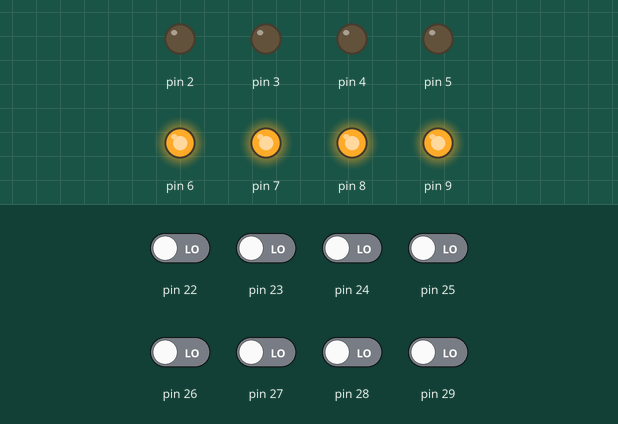
Simulated run of this sketch. Board: Arduino Mega 2560, built with avr-gcc and run on an emulated ATmega2560. On the bench: output pins drawn as LEDs (lit = HIGH). The test bench sets the inputs (shaded band); at power-on: pin 22–29 LOW.

Above: at 1.2 s.
1.3 s: pin 26 driven HIGH
At 2.4 s:
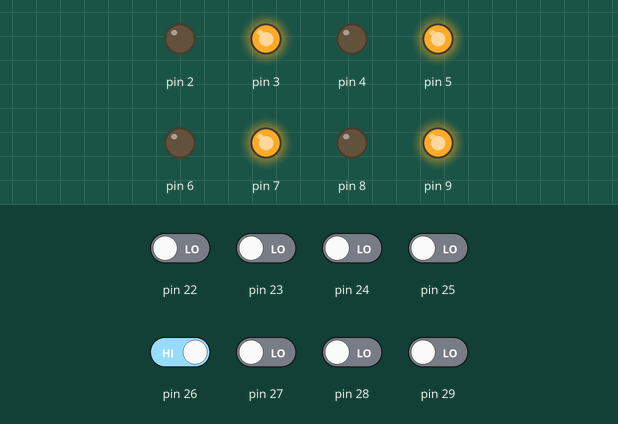
2.8 s: pin 26 driven LOW
At 3.5 s:
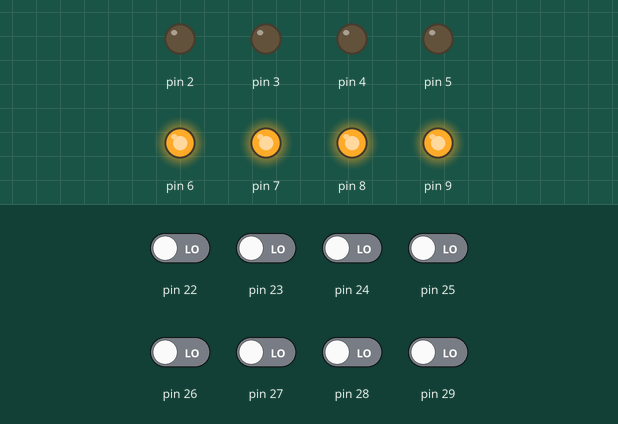
4.3 s: pin 27 driven HIGH
At 4.7 s:
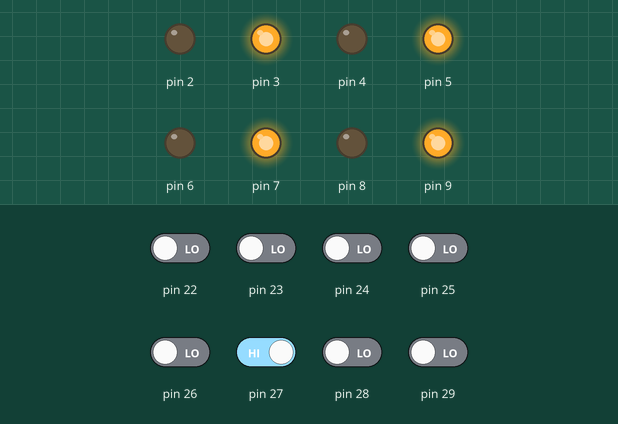
Timing chart, 0 to 7.3 s (numbered marks = the images above; inputs shaded):
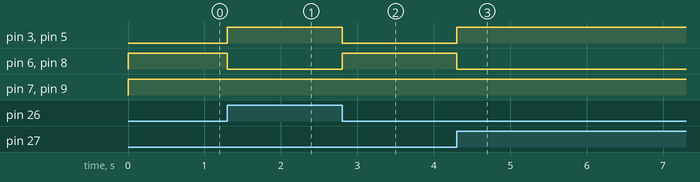

The sketch:

Saltos_05.ino
```cpp
int led, num = 13;

void setup() {
  for(led = 2;led <= 9;led++) {
    pinMode(20 + led, INPUT);
    pinMode(led, OUTPUT);
  }
}

void loop() {
  int a[] = {1, 1, 1, 1, 1, 1, 1, 1}, b[] = {0, 1, 0, 1, 0, 1, 0, 1}, c[] = {0, 0, 0, 0, 1, 1, 1, 1};
  int x, acum = 0, p;
  for(x = 0;x < 8;x++) {
    if (x == 0)
      p = 1;
    else
      p *= 2;
    if (digitalRead(22 + x) == 1) {
      acum += p;
    }
  }
  if (num == acum)
    for(led = 0;led < 8;led++)
      digitalWrite(2 + led, a[led]);
  else if (acum > num)
    for(led = 0;led < 8;led++)
      digitalWrite(2 + led, b[led]);
  else
    for(led = 0;led < 8;led++)
      digitalWrite(2 + led, c[led]);
}
```

Measured:
- after the input at 1.3 s, pin 3, pin 5: LOW → HIGH at once; pin 6, pin 8: HIGH → LOW at once
- after the input at 2.8 s, pin 3, pin 5: HIGH → LOW at once; pin 6, pin 8: LOW → HIGH at once
- after the input at 4.3 s, pin 3, pin 5: LOW → HIGH at once; pin 6, pin 8: HIGH → LOW at once
